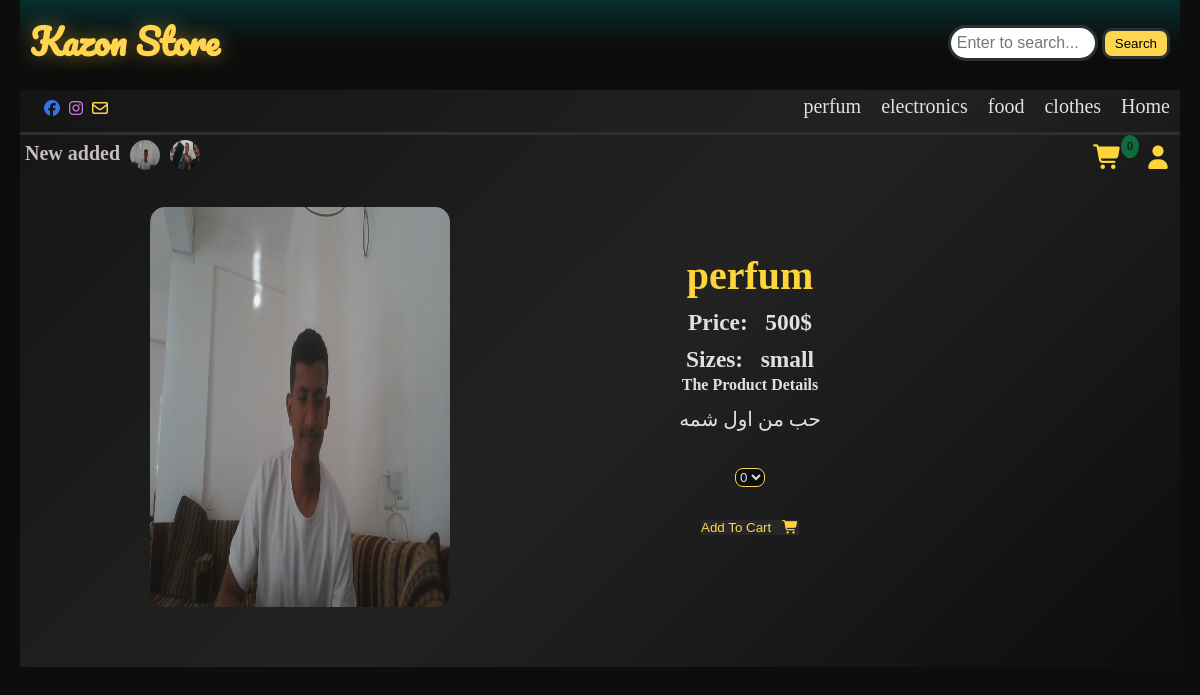
/productDetails.php?id=17, run on the app's committed database.
### tables this page shows
CREATE TABLE `section` (
  `id` int(11) NOT NULL,
  `Section_name` varchar(50) NOT NULL
);

CREATE TABLE `product` (
  `id` int(11) NOT NULL,
  `pro_name` varchar(200) NOT NULL,
  `pro_img` varchar(200) NOT NULL,
  `pro_price` varchar(200) NOT NULL,
  `pro_section` varchar(200) NOT NULL,
  `pro_descrip` varchar(1000) NOT NULL,
  `pro_size` varchar(200) NOT NULL,
  `pro_unv` varchar(100) NOT NULL DEFAULT 'available'
);

### productDetails.php (the view, shortened to what this page needs)
<?php
include 'files/header.php';
?>
<!DOCTYPE html>
<html lang="en">
<head>
</head>
<body>
    <main>
    <?php
    $id = $_GET['id'];
    if(isset($id))
    {
      @$query = "select * from product where id='$id' ";
      @$result = mysqli_query($conn,$query);
      @$row = mysqli_fetch_assoc($result);
    }
    ?>
        <div class="container">
            <div class="product_img">
                <img src="./uploads/img//<?php echo $row['pro_img']; ?>" alt="">
            </div>
            <div class="product_details">
              <a href="section.php?seaction=<?php echo $row['pro_section'];?>">
                <h1 class="product_title"><?php echo $row['pro_section']; ?></h1>
              </a>
                <h3 class="product_price">Price: &nbsp; <?php echo $row['pro_price']; ?></h2>
                <h3>Sizes: &nbsp; <?php echo $row['pro_size']; ?></h3>
                <h4 class="product_description">The Product Details</h4>
                <p><?php echo $row['pro_descrip']; ?></p>
                <br>
                 <div class="product_quantity">
            <select name="" id="" class="quantity" >
                <option>0</option>
            </select>
        </div><br>
        <div class="submit">
            <a href=""><button class="addto_cart" type="submit" name="">Add To Cart &nbsp; <i class="fas fa-shopping-cart" style="color: #FFD43B;"></i></button></a>
        </div>
            </div>
        </div>
    </main>
</body>
</html>

### files/header.php (shortened to what this page needs)
<?php
require ('../kazon_store/include/conected.php');
?>
<!DOCTYPE html>
<html lang="en">
<head>
    <link rel="stylesheet" href="./style.css?v=2">
    <link rel="stylesheet" href="https://cdnjs.cloudflare.com/ajax/libs/font-awesome/7.0.1/css/all.min.css"
 />
</head>
<body>
    <div class="flaor">
    <header>
         <div class="logo">
            <h1>Kazon Store</h1>
         </div>
           <div class="search">
            <div class="search_bar">
                <form action="search.php" method="get">
                    <input type="text" name="search_text" id="" class="search_input" placeholder="Enter to search...">
                    <button class="button_search" name="btn_search">Search</button>
                </form>
            </div>
           </div>
    </header>
     <nav>
        <div class="social">
            <ul>
                <li><a href="http://" target="_blank" ><i class="fa-brands fa-facebook fa-beat" style="color: #3374e6;"></i></a></li>
                <li><a href="http://" target="_blank" ><i class="fa-brands fa-instagram fa-beat" style="color: #cd7de3;"></i></a></li>
                <li><a href="http://" target="_blank" ><i class="fa-regular fa-envelope fa-beat" style="color: #ffd64f;"></i></i></a></li>
            </ul>
        </div>
        <div class="section">
          <ul>
            <li><a href="./index.php">Home</a></li>
             <?php
                @$query = "select * from section";
                @$result = mysqli_query($conn,$query);
                while($row = mysqli_fetch_assoc($result))
                {
                    ?>
            <li><a href="section.php?seaction=<?php echo $row['Section_name']; ?>" >
                <?php echo $row['Section_name']; ?>
            </a></li>
            <?php
                }
            ?>
          </ul>
        </div>
     </nav>
    <div class="last_post">
        <h4>New added</h4>
        <ul>
         <?php
    @$query = "select * from product order by id desc limit 2";
        @$result = mysqli_query($conn,$query);
        while($row = mysqli_fetch_assoc($result))
        {
         ?>
            <li><a href="productDetails.php?id=<?php echo $row['id']; ?>"><span class="span-img">
                <img src="./uploads/img//<?php echo $row['pro_img']; ?>" alt="">
                </span></a>
            </li>
             <?php
        }
            ?>
        </ul>
        <?php
        @$cont = "select * from cart where user_id = '$user_id' ";
        @$result = mysqli_query($conn,$cont);
       if ($result)
       {
        $row_count = mysqli_num_rows($result);
       }else{
        $row_count = 0;
       }
        ?>
         <div class="cart">
            <ul>
               <li class="cart-icon"><a href="cart.php"><i class="fas fa-shopping-cart" style="color: #FFD43B;"></i></a>
                <span class="cart-count"><?php echo $row_count; ?></span></li>
                <li><a href="User/logout.php"><i class="fa-solid fa-user" style="color: #FFD43B;"></i></a></li>
            </ul>
         </div>
    </div>

### style.css (style rules this page uses)
* { margin: 0; padding: 0; box-sizing: border-box; }
.flaor { margin-right: 20px; margin-left: 20px; background: linear-gradient( 135deg, rgba(20, 20, 20, 0.95), rgba(40, 40, 40, 0.8), rgba(10, 10, 10, 0.9) ); background-attachment: fixed; }
body { background-color: #0d0d0d; }
header { height: 90px; width: 100%; background: linear-gradient(360deg, #0d0d0d 50%, #072e2e 100%); }
.logo { width: 30%; }
.logo h1 { font-family: "pacifico", cursive; font-size: 35px; float: left; padding: 0% 10px; color: #ffd54f; font-weight: 600; margin-top: 10px; text-shadow: 0 0 20px rgba(255, 213, 79, 0.4); }
.search { float: right; margin-top: 20px; margin-right: 10px; }
.search_input { padding: 6px; color: c#080808; width: 150px; font-size: 16px; border: 3px solid #2c2f33; border-radius: 20px; margin-top: 5px; }
.button_search { padding: 5px 10px; background-color: #ffd64f; border: 3px solid #2c2f33; border-radius: 10px; cursor: pointer; }
nav { width: 100%; height: 45px; border-bottom: 3px solid #2c2f33; }
.social ul { list-style: none; margin-left: 20px; }
.social ul li { float: left; padding: 5px 2px; margin-top: 5px; }
.section ul { list-style: none; }
.section ul li { float: right; padding: 5px 2px; margin-left: 5px; margin-right: 5px; }
.section ul li a { color: #e0e0e0; text-decoration: none; font-size: 20px; padding: 5px 3px; }
.last_post { width: 100%; height: 50px; border-radius: 3px solid #2c2f33; }
.last_post h4 { float: left; color: #c5bdbd; font-size: 20px; padding: 5px; margin-right: 5px; }
.last_post ul { list-style: none; margin: 2px; padding: 3px; }
.last_post .span-img img { float: left; width: 30px; height: 30px; margin-right: 10px; border-radius: 15px; }
.cart ul { list-style: none; margin: 0px; padding: 0px; float: right; }
.cart ul li { display: inline; margin: 5px; padding: 2px; font-size: 24px; }
.cart-icon { position: relative; display: inline-block; }
.cart-icon .cart-count { position: absolute; top: -8px; right: -8px; background-color: rgba(0, 255, 119, 0.349); padding: 4px 6px; border-radius: 50%; font-size: 12px; }
main { display: flex; flex-wrap: wrap; justify-content: center; justify-items: center; }
.product_img img { width: 100%; height: 300px; margin-right: 10px; border-radius: 15px; }
.quantity { border: 1px solid #ffd64f; border-radius: 8px; background-color: #0d0d0d; color: #e0e0e0; cursor: pointer; }
.submit a button { background-color: #272727; color: #ffd64f; border: none; cursor: pointer; margin-top: 10px; }

### productDetails.php (style rules this page uses)
.container { display: flex; flex-wrap: wrap; justify-content: center; justify-items: center; width: 90%; height: auto; margin: 20px auto; border-radius: 8px; color: #e0e0e0; }
.product_img { display: flex; width: 300px; flex-wrap: wrap; margin-bottom: 20px; }
.product_img img { width: 100%; height: 400px; margin-bottom: 20px; }
.product_details { width: 600px; height: 400px; text-align: center; font-size: 20px; padding: 10px 10px; margin-top: 30px; }
.product_details a { text-decoration: none; }
.product_title { margin: 5px 0; color: #FFD43B; }
.product_price { margin: 10px 0; }
.product_description { font-size: 16px; line-height:1.5 ; }
.product_details p { margin: 10px; }

### data on the page
section: Section_name "clothes"
section: Section_name "food"
section: Section_name "electronics"
section: Section_name "perfum"
product: pro_img (picture), pro_section "perfum", pro_price "500$", pro_size "small", pro_descrip "حب من اول شمه"
product: pro_img (picture)

### other printed values
$row_count "0"
